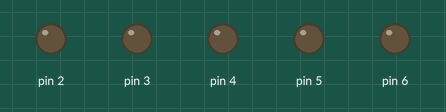
This sketch was run on a simulated Arduino Uno, built with avr-gcc and run on an emulated ATmega328P. Parts: output pins drawn as LEDs (lit = HIGH).

Above: at 0.36 s.
At 6.85 s:
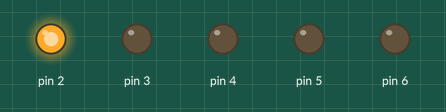
At 14.14 s:
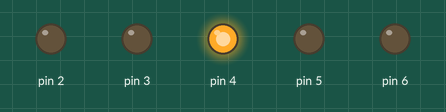
Timing chart, 0 to 14.3 s (numbered marks = the images above):
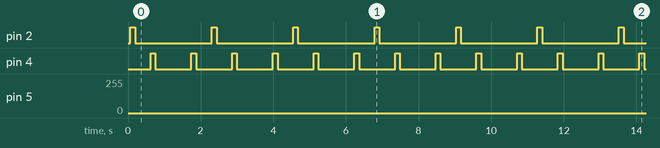

Measured:
- by itself, pin 2: alternates HIGH for 0.13 s and LOW for 2.1 s
- by itself, pin 4: alternates HIGH for 0.13 s and LOW for 0.99 s

The sketch:

pwmLed.ino.ino
```cpp
void setup() {
	for (int i = 2; i <= 6; i++) {
		pinMode(i, OUTPUT);
	}
}

void fade(int pwmPin, int d, int highDuration) {
	const int skip = 2;
	int a = 0;
	for ( ; a < 256; a += skip) {
		analogWrite(pwmPin, a);
		delay(d);
	}

	for ( ; a >= 0; a -= skip) {
		analogWrite(pwmPin, a);
		delay(d);
	}
	delay(highDuration);
}

void loop() {
	int delta = 1;
	int direction = delta;
	int a = 2;
	while (true) {
		fade(a, 1, 20);
		if (a == 6){
			direction = -delta;
		} else if (a == 2) {
			direction = delta;

		}
		a += direction;
	}

}
```
